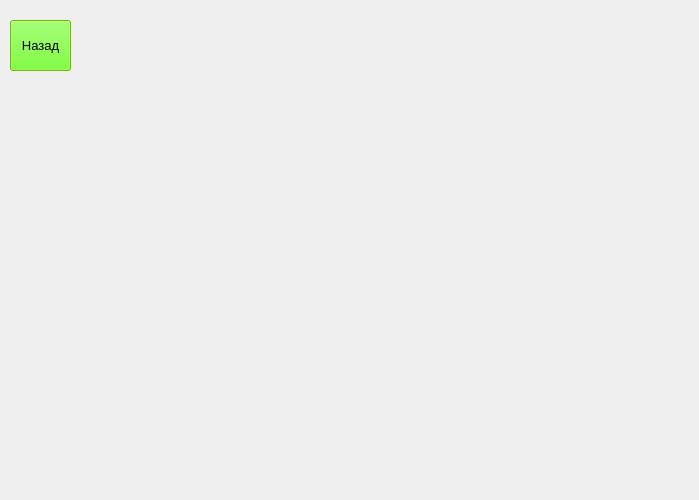
<?xml version="1.0" encoding="UTF-8"?>
<ui version="4.0">
 <class>Form</class>
 <widget class="QWidget" name="Form">
  <property name="geometry">
   <rect>
    <x>0</x>
    <y>0</y>
    <width>699</width>
    <height>500</height>
   </rect>
  </property>
  <property name="windowTitle">
   <string>Form</string>
  </property>
  <widget class="QLabel" name="label">
   <property name="geometry">
    <rect>
     <x>80</x>
     <y>10</y>
     <width>571</width>
     <height>461</height>
    </rect>
   </property>
   <property name="text">
    <string/>
   </property>
  </widget>
  <widget class="QPushButton" name="pushButton">
   <property name="geometry">
    <rect>
     <x>10</x>
     <y>20</y>
     <width>61</width>
     <height>51</height>
    </rect>
   </property>
   <property name="palette">
    <palette>
     <active>
      <colorrole role="WindowText">
       <brush brushstyle="SolidPattern">
        <color alpha="255">
         <red>0</red>
         <green>0</green>
         <blue>0</blue>
        </color>
       </brush>
      </colorrole>
      <colorrole role="Button">
       <brush brushstyle="SolidPattern">
        <color alpha="255">
         <red>85</red>
         <green>255</green>
         <blue>0</blue>
        </color>
       </brush>
      </colorrole>
      <colorrole role="Midlight">
       <brush brushstyle="SolidPattern">
        <color alpha="255">
         <red>170</red>
         <green>255</green>
         <blue>0</blue>
        </color>
       </brush>
      </colorrole>
      <colorrole role="Dark">
       <brush brushstyle="SolidPattern">
        <color alpha="255">
         <red>170</red>
         <green>255</green>
         <blue>0</blue>
        </color>
       </brush>
      </colorrole>
      <colorrole role="Mid">
       <brush brushstyle="SolidPattern">
        <color alpha="255">
         <red>170</red>
         <green>255</green>
         <blue>0</blue>
        </color>
       </brush>
      </colorrole>
      <colorrole role="Text">
       <brush brushstyle="SolidPattern">
        <color alpha="255">
         <red>0</red>
         <green>0</green>
         <blue>0</blue>
        </color>
       </brush>
      </colorrole>
      <colorrole role="ButtonText">
       <brush brushstyle="SolidPattern">
        <color alpha="255">
         <red>0</red>
         <green>0</green>
         <blue>0</blue>
        </color>
       </brush>
      </colorrole>
      <colorrole role="Base">
       <brush brushstyle="SolidPattern">
        <color alpha="255">
         <red>255</red>
         <green>255</green>
         <blue>255</blue>
        </color>
       </brush>
      </colorrole>
      <colorrole role="Window">
       <brush brushstyle="SolidPattern">
        <color alpha="255">
         <red>170</red>
         <green>255</green>
         <blue>0</blue>
        </color>
       </brush>
      </colorrole>
     </active>
     <inactive>
      <colorrole role="WindowText">
       <brush brushstyle="SolidPattern">
        <color alpha="255">
         <red>0</red>
         <green>0</green>
         <blue>0</blue>
        </color>
       </brush>
      </colorrole>
      <colorrole role="Button">
       <brush brushstyle="SolidPattern">
        <color alpha="255">
         <red>85</red>
         <green>255</green>
         <blue>0</blue>
        </color>
       </brush>
      </colorrole>
      <colorrole role="Midlight">
       <brush brushstyle="SolidPattern">
        <color alpha="255">
         <red>170</red>
         <green>255</green>
         <blue>0</blue>
        </color>
       </brush>
      </colorrole>
      <colorrole role="Dark">
       <brush brushstyle="SolidPattern">
        <color alpha="255">
         <red>170</red>
         <green>255</green>
         <blue>0</blue>
        </color>
       </brush>
      </colorrole>
      <colorrole role="Mid">
       <brush brushstyle="SolidPattern">
        <color alpha="255">
         <red>170</red>
         <green>255</green>
         <blue>0</blue>
        </color>
       </brush>
      </colorrole>
      <colorrole role="Text">
       <brush brushstyle="SolidPattern">
        <color alpha="255">
         <red>0</red>
         <green>0</green>
         <blue>0</blue>
        </color>
       </brush>
      </colorrole>
      <colorrole role="ButtonText">
       <brush brushstyle="SolidPattern">
        <color alpha="255">
         <red>0</red>
         <green>0</green>
         <blue>0</blue>
        </color>
       </brush>
      </colorrole>
      <colorrole role="Base">
       <brush brushstyle="SolidPattern">
        <color alpha="255">
         <red>255</red>
         <green>255</green>
         <blue>255</blue>
        </color>
       </brush>
      </colorrole>
      <colorrole role="Window">
       <brush brushstyle="SolidPattern">
        <color alpha="255">
         <red>170</red>
         <green>255</green>
         <blue>0</blue>
        </color>
       </brush>
      </colorrole>
     </inactive>
     <disabled>
      <colorrole role="WindowText">
       <brush brushstyle="SolidPattern">
        <color alpha="255">
         <red>170</red>
         <green>255</green>
         <blue>0</blue>
        </color>
       </brush>
      </colorrole>
      <colorrole role="Button">
       <brush brushstyle="SolidPattern">
        <color alpha="255">
         <red>85</red>
         <green>255</green>
         <blue>0</blue>
        </color>
       </brush>
      </colorrole>
      <colorrole role="Midlight">
       <brush brushstyle="SolidPattern">
        <color alpha="255">
         <red>170</red>
         <green>255</green>
         <blue>0</blue>
        </color>
       </brush>
      </colorrole>
      <colorrole role="Dark">
       <brush brushstyle="SolidPattern">
        <color alpha="255">
         <red>170</red>
         <green>255</green>
         <blue>0</blue>
        </color>
       </brush>
      </colorrole>
      <colorrole role="Mid">
       <brush brushstyle="SolidPattern">
        <color alpha="255">
         <red>170</red>
         <green>255</green>
         <blue>0</blue>
        </color>
       </brush>
      </colorrole>
      <colorrole role="Text">
       <brush brushstyle="SolidPattern">
        <color alpha="255">
         <red>170</red>
         <green>255</green>
         <blue>0</blue>
        </color>
       </brush>
      </colorrole>
      <colorrole role="ButtonText">
       <brush brushstyle="SolidPattern">
        <color alpha="255">
         <red>170</red>
         <green>255</green>
         <blue>0</blue>
        </color>
       </brush>
      </colorrole>
      <colorrole role="Base">
       <brush brushstyle="SolidPattern">
        <color alpha="255">
         <red>170</red>
         <green>255</green>
         <blue>0</blue>
        </color>
       </brush>
      </colorrole>
      <colorrole role="Window">
       <brush brushstyle="SolidPattern">
        <color alpha="255">
         <red>170</red>
         <green>255</green>
         <blue>0</blue>
        </color>
       </brush>
      </colorrole>
     </disabled>
    </palette>
   </property>
   <property name="font">
    <font>
     <pointsize>10</pointsize>
    </font>
   </property>
   <property name="text">
    <string>Назад</string>
   </property>
  </widget>
 </widget>
 <resources/>
 <connections/>
</ui>
